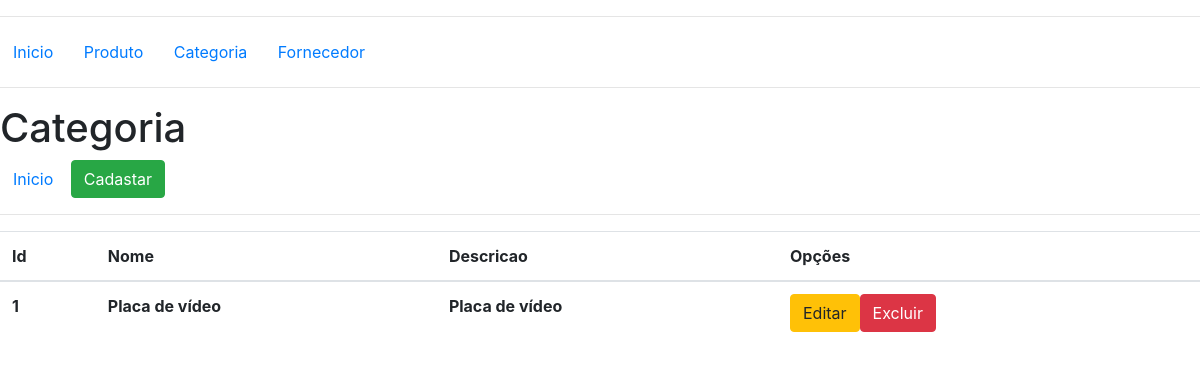
The app's page /view/CategoriaIndex.php with its own data.
### tables this page shows
CREATE TABLE `categoria` (
  `CDCATEGORIA` bigint(20) UNSIGNED NOT NULL,
  `NMCATEGORIA` varchar(50) DEFAULT NULL,
  `DECATEGORIA` varchar(100) DEFAULT NULL
);

### repositories/CategoriaRepository.php (called while the page is built, shortened)
<?php
class CategoriaRepository{
    public function GetAll(){
        $pdo = Banco::conectar();
        $sql = 'SELECT * FROM categoria';
        $result = $pdo->query($sql);
        $array = array();
        foreach($result as $categoria){
            array_push($array, $this->QueryToModel($categoria));
        }
        return $array;
    }
    private function QueryToModel($value){
        $model = new Categoria();
        $model->Id = $value['CDCATEGORIA'];
        $model->Nome = $value['NMCATEGORIA'];
        $model->Descricao = $value['DECATEGORIA'];
        return $model;
    }
}
?>

### controller/CategoriaController.php (the view, shortened to what this page needs)
<?php
require_once("../repositories/CategoriaRepository.php");
class CategoriaController{
    public function ListarCategorias(){
        $_repository = new CategoriaRepository();
        $row = $_repository->GetAll();
        foreach ($row as $categoria){
            echo "<tr>";
            echo "<th>".$categoria->Id ."</th>";
            echo "<th>".$categoria->Nome ."</th>";
            echo "<th>".$categoria->Descricao ."</th>";
            echo "<td><a class='btn btn-warning' href='CategoriaUpdate.php?id=".$categoria->Id."'>Editar</a><a class='btn btn-danger' href='CategoriaDelete.php?id=".$categoria->Id."'>Excluir</a></td>";
            echo "</tr>";
        }
    }
}

### records on screen
categoria: CDCATEGORIA "1", NMCATEGORIA "Placa de vídeo", DECATEGORIA "Placa de vídeo"
